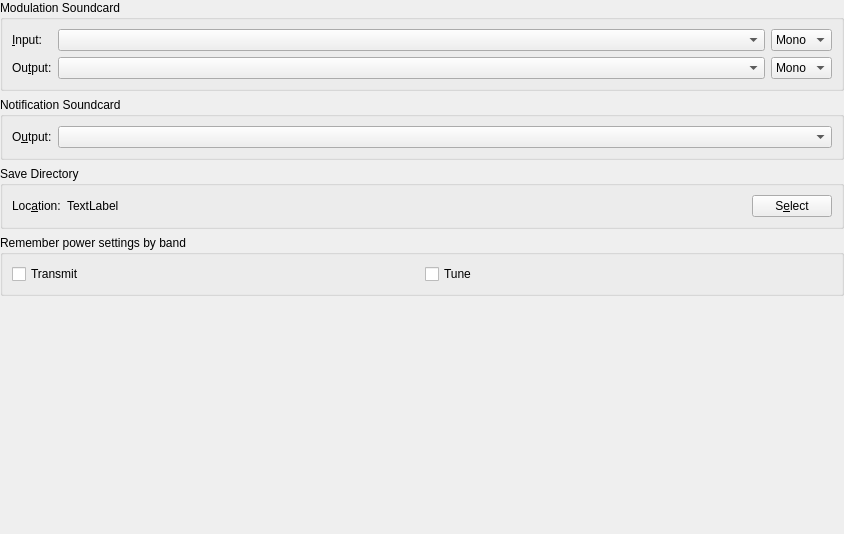
         <widget class="QWidget" name="scrollAreaWidgetContents_5">
          <property name="geometry">
           <rect>
            <x>0</x>
            <y>0</y>
            <width>844</width>
            <height>534</height>
           </rect>
          </property>
          <layout class="QVBoxLayout" name="verticalLayout_29">
           <property name="leftMargin">
            <number>0</number>
           </property>
           <property name="topMargin">
            <number>0</number>
           </property>
           <property name="rightMargin">
            <number>0</number>
           </property>
           <property name="bottomMargin">
            <number>0</number>
           </property>
           <item>
            <widget class="QGroupBox" name="soundcard_group_box">
             <property name="toolTip">
              <string>Soundcard</string>
             </property>
             <property name="title">
              <string>Modulation Soundcard</string>
             </property>
             <layout class="QGridLayout" name="gridLayout_6">
              <item row="1" column="1">
               <widget class="LazyFillComboBox" name="sound_output_combo_box">
                <property name="sizePolicy">
                 <sizepolicy hsizetype="Preferred" vsizetype="Fixed">
                  <horstretch>1</horstretch>
                  <verstretch>0</verstretch>
                 </sizepolicy>
                </property>
                <property name="toolTip">
                 <string>Select the audio CODEC to use for transmitting.
If this is your default device for system sounds then
ensure that all system sounds are disabled otherwise
you will broadcast any systems sounds generated during
transmitting periods.</string>
                </property>
               </widget>
              </item>
              <item row="0" column="1">
               <widget class="LazyFillComboBox" name="sound_input_combo_box">
                <property name="sizePolicy">
                 <sizepolicy hsizetype="Preferred" vsizetype="Fixed">
                  <horstretch>1</horstretch>
                  <verstretch>0</verstretch>
                 </sizepolicy>
                </property>
                <property name="toolTip">
                 <string>Select the audio CODEC to use for receiving.</string>
                </property>
               </widget>
              </item>
              <item row="0" column="0">
               <widget class="QLabel" name="sound_input_label">
                <property name="text">
                 <string>&amp;Input:</string>
                </property>
                <property name="buddy">
                 <cstring>sound_input_combo_box</cstring>
                </property>
               </widget>
              </item>
              <item row="0" column="2">
               <widget class="QComboBox" name="sound_input_channel_combo_box">
                <property name="toolTip">
                 <string>Select the channel to use for receiving.</string>
                </property>
                <item>
                 <property name="text">
                  <string>Mono</string>
                 </property>
                </item>
                <item>
                 <property name="text">
                  <string>Left</string>
                 </property>
                </item>
                <item>
                 <property name="text">
                  <string>Right</string>
                 </property>
                </item>
                <item>
                 <property name="text">
                  <string>Both</string>
                 </property>
                </item>
               </widget>
              </item>
              <item row="1" column="2">
               <widget class="QComboBox" name="sound_output_channel_combo_box">
                <property name="toolTip">
                 <string>Select the audio channel used for transmission.
Unless you have multiple radios connected on different
channels; then you will usually want to select mono or
both here.</string>
                </property>
                <item>
                 <property name="text">
                  <string>Mono</string>
                 </property>
                </item>
                <item>
                 <property name="text">
                  <string>Left</string>
                 </property>
                </item>
                <item>
                 <property name="text">
                  <string>Right</string>
                 </property>
                </item>
                <item>
                 <property name="text">
                  <string>Both</string>
                 </property>
                </item>
               </widget>
              </item>
              <item row="1" column="0">
               <widget class="QLabel" name="sound_output_label">
                <property name="text">
                 <string>Ou&amp;tput:</string>
                </property>
                <property name="buddy">
                 <cstring>sound_output_combo_box</cstring>
                </property>
               </widget>
              </item>
             </layout>
            </widget>
           </item>
           <item>
            <widget class="QGroupBox" name="notification_soundcard_group_box">
             <property name="title">
              <string>Notification Soundcard</string>
             </property>
             <layout class="QGridLayout" name="gridLayout_18">
              <item row="0" column="0">
               <widget class="QLabel" name="notification_sound_output_label">
                <property name="text">
                 <string>O&amp;utput:</string>
                </property>
                <property name="buddy">
                 <cstring>sound_output_combo_box</cstring>
                </property>
               </widget>
              </item>
              <item row="0" column="1">
               <widget class="LazyFillComboBox" name="notification_sound_output_combo_box">
                <property name="sizePolicy">
                 <sizepolicy hsizetype="Preferred" vsizetype="Fixed">
                  <horstretch>1</horstretch>
                  <verstretch>0</verstretch>
                 </sizepolicy>
                </property>
                <property name="toolTip">
                 <string>Select the audio CODEC to use for notifications.
If this is your default device for system sounds and transmission then
ensure that all system sounds are disabled otherwise
you will broadcast any systems sounds and notifications generated during
transmitting periods.</string>
                </property>
               </widget>
              </item>
             </layout>
            </widget>
           </item>
           <item>
            <widget class="QGroupBox" name="save_path_group_box">
             <property name="toolTip">
              <string>Save Directory</string>
             </property>
             <property name="title">
              <string>Save Directory</string>
             </property>
             <layout class="QHBoxLayout" name="horizontalLayout_5">
              <item>
               <widget class="QLabel" name="save_path_label">
                <property name="text">
                 <string>Loc&amp;ation:</string>
                </property>
                <property name="buddy">
                 <cstring>save_path_select_push_button</cstring>
                </property>
               </widget>
              </item>
              <item>
               <widget class="QLabel" name="save_path_display_label">
                <property name="sizePolicy">
                 <sizepolicy hsizetype="Preferred" vsizetype="Preferred">
                  <horstretch>1</horstretch>
                  <verstretch>0</verstretch>
                 </sizepolicy>
                </property>
                <property name="toolTip">
                 <string>Path to which .WAV files are saved.</string>
                </property>
                <property name="autoFillBackground">
                 <bool>false</bool>
                </property>
                <property name="text">
                 <string>TextLabel</string>
                </property>
               </widget>
              </item>
              <item>
               <widget class="QPushButton" name="save_path_select_push_button">
                <property name="toolTip">
                 <string>Click to select a different save directory for .WAV files.</string>
                </property>
                <property name="text">
                 <string>S&amp;elect</string>
                </property>
               </widget>
              </item>
             </layout>
            </widget>
           </item>
           <item>
            <widget class="QGroupBox" name="split_operation_group_box_2">
             <property name="toolTip">
              <string>Power Memory By Band</string>
             </property>
             <property name="title">
              <string>Remember power settings by band</string>
             </property>
             <layout class="QHBoxLayout" name="horizontalLayout_13">
              <item>
               <widget class="QCheckBox" name="checkBoxPwrBandTxMemory">
                <property name="toolTip">
                 <string>Enable power memory during transmit</string>
                </property>
                <property name="text">
                 <string>Transmit</string>
                </property>
               </widget>
              </item>
              <item>
               <widget class="QCheckBox" name="checkBoxPwrBandTuneMemory">
                <property name="toolTip">
                 <string>Enable power memory during tuning</string>
                </property>
                <property name="text">
                 <string>Tune</string>
                </property>
               </widget>
              </item>
             </layout>
            </widget>
           </item>
           <item>
            <spacer name="verticalSpacer_3">
             <property name="sizeHint" stdset="0">
              <size>
               <width>0</width>
               <height>0</height>
              </size>
             </property>
            </spacer>
           </item>
          </layout>
         </widget>
